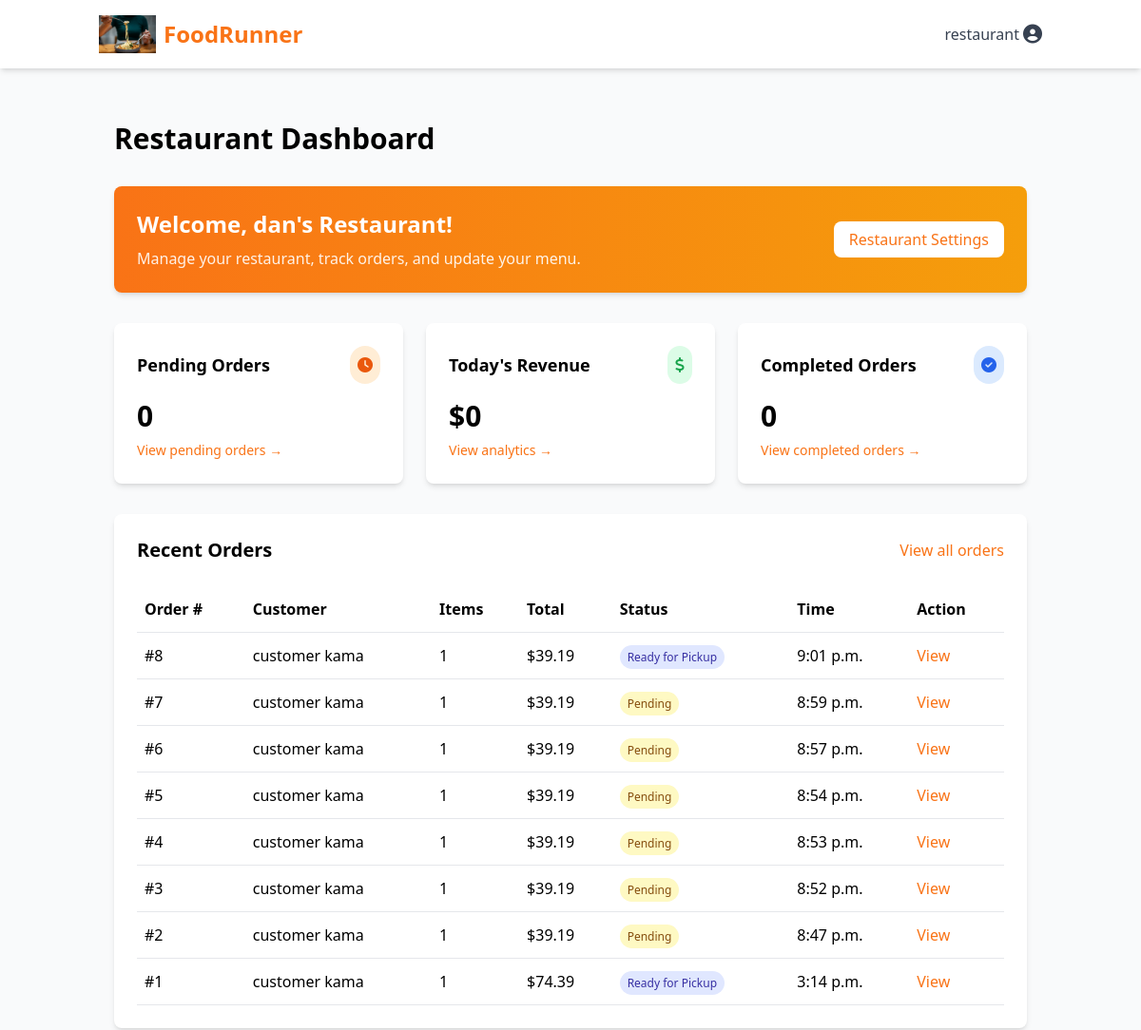
The app's page /restaurant/dashboard/ (signed in, upper part), older data.
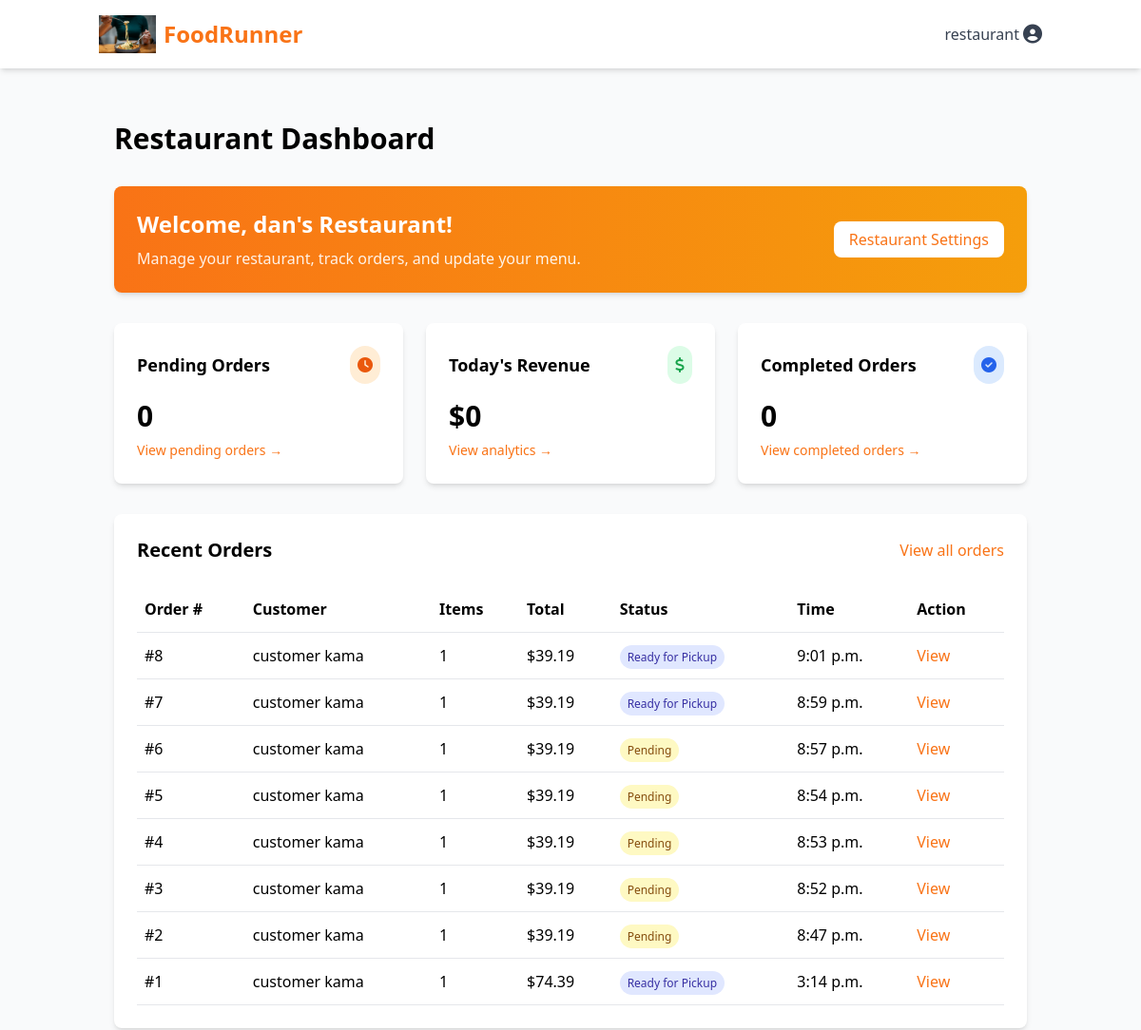
The same page, newer data.
### customers/models.py (models this page shows, shortened)
class Order(models.Model):
    STATUS_CHOICES = (
        ('pending', 'Pending'),
        ('confirmed', 'Confirmed'),
        ('preparing', 'Preparing'),
        ('ready_for_pickup', 'Ready for Pickup'),
        ('out_for_delivery', 'Out for Delivery'),
        ('delivered', 'Delivered'),
        ('cancelled', 'Cancelled'),
    )
    customer = models.ForeignKey(settings.AUTH_USER_MODEL, on_delete=models.CASCADE, related_name='orders')
    restaurant = models.ForeignKey(Restaurant, on_delete=models.CASCADE, related_name='orders')
    delivery_person = models.ForeignKey(
        settings.AUTH_USER_MODEL,
        on_delete=models.SET_NULL,
        null=True,
        blank=True,
        related_name='deliveries'
    )
    delivery_address = models.ForeignKey('core.Address', on_delete=models.SET_NULL, null=True)
    status = models.CharField(max_length=20, choices=STATUS_CHOICES, default='pending')
    total_amount = models.DecimalField(max_digits=8, decimal_places=2)
    delivery_fee = models.DecimalField(max_digits=5, decimal_places=2)
    tax_amount = models.DecimalField(max_digits=6, decimal_places=2)
    payment_status = models.CharField(max_length=20, default='pending')
    payment_method = models.CharField(max_length=50, default='stripe')
    stripe_payment_intent_id = models.CharField(max_length=255, blank=True, null=True)
    estimated_delivery_time = models.DateTimeField(null=True, blank=True)
    actual_delivery_time = models.DateTimeField(null=True, blank=True)
    special_instructions = models.TextField(blank=True)
    created_at = models.DateTimeField(auto_now_add=True)
    updated_at = models.DateTimeField(auto_now=True)
    @property
    def order_total(self):
        return self.total_amount + self.delivery_fee + self.tax_amount

### core/models.py (models this page shows, shortened)
class User(AbstractUser):
    USER_TYPE_CHOICES = (
        ('customer', 'Customer'),
        ('restaurant', 'Restaurant Manager'),
        ('delivery', 'Delivery Person'),
        ('admin', 'Administrator'),
    )
    user_type = models.CharField(
        max_length=20,
        choices=USER_TYPE_CHOICES,
        default='customer'
    )
    phone_number = models.CharField(max_length=15, blank=True)
    profile_picture = models.ImageField(upload_to='profile_pics/', blank=True, null=True)

### restaurants/views.py (the view)
# urls.py: path('dashboard/', views.dashboard, name='dashboard'),
@login_required
@restaurant_required
def dashboard(request):
    try:
        restaurant = Restaurant.objects.get(manager=request.user)
    except Restaurant.DoesNotExist:
        current_time = timezone.now().time()  # ✅ Fixed issue here
        address = Address.objects.create(
            user=request.user,
            address_line1="123 Restaurant St",
            city="Your City",
            state="Your State",
            postal_code="12345",
            is_default=True
        )
        restaurant = Restaurant.objects.create(
            manager=request.user,
            name=f"{request.user.first_name}'s Restaurant",
            description="Restaurant description",
            address=address,
            cuisine_type="Other",
            phone=request.user.phone_number or "000-000-0000",
            email=request.user.email,
            delivery_fee=3.99,
            min_order_amount=10.00,
            preparation_time=30,
            opening_time=current_time,
            closing_time=current_time,
        )
        messages.info(request, "Please complete your restaurant profile.")
        return redirect('restaurants:settings')
    today = timezone.now().date()
    today_orders = Order.objects.filter(
        restaurant=restaurant,
        created_at__date=today
    )
    pending_orders = today_orders.filter(status__in=['pending', 'confirmed', 'preparing']).count()
    completed_orders = today_orders.filter(status='delivered').count()
    cancelled_orders = today_orders.filter(status='cancelled').count()
    today_revenue = today_orders.filter(status='delivered').aggregate(Sum('total_amount'))['total_amount__sum'] or 0
    recent_orders = Order.objects.filter(
        restaurant=restaurant
    ).order_by('-created_at')[:10]
    recent_reviews = Review.objects.filter(
        restaurant=restaurant
    ).order_by('-created_at')[:5]
    context = {
        'restaurant': restaurant,
        'pending_orders': pending_orders,
        'completed_orders': completed_orders,
        'cancelled_orders': cancelled_orders,
        'today_revenue': today_revenue,
        'recent_orders': recent_orders,
        'recent_reviews': recent_reviews,
    }
    return render(request, 'restaurants/dashboard.html', context)

### restaurants/templates/restaurants/dashboard.html (shortened to what the changed rows need)
{% extends 'base.html' %}
{% block content %}
<div class="container mx-auto px-4 py-8">
    <h1 class="text-3xl font-bold mb-8">Restaurant Dashboard</h1>
    <div class="bg-gradient-to-r from-orange-500 to-amber-500 rounded-lg shadow-md p-6 mb-8 text-white">
        <div class="flex flex-col md:flex-row justify-between items-center">
            <div>
                <h2 class="text-2xl font-bold mb-2">Welcome, {{ restaurant.name }}!</h2>
            </div>
        </div>
    </div>
    <div class="bg-white rounded-lg shadow-md p-6 mb-8">
        {% if recent_orders %}
            <div class="overflow-x-auto">
                <table class="w-full">
                    <thead class="border-b">
                        <tr>
                            <th class="text-left py-3 px-2">Order #</th>
                            <th class="text-left py-3 px-2">Customer</th>
                            <th class="text-left py-3 px-2">Items</th>
                            <th class="text-left py-3 px-2">Total</th>
                            <th class="text-left py-3 px-2">Status</th>
                            <th class="text-left py-3 px-2">Time</th>
                            <th class="text-left py-3 px-2">Action</th>
                        </tr>
                    </thead>
                    <tbody>
                        {% for order in recent_orders %}
                            <tr class="border-b hover:bg-gray-50">
                                <td class="py-3 px-2">#{{ order.id }}</td>
                                <td class="py-3 px-2">{{ order.customer.first_name }} {{ order.customer.last_name }}</td>
                                <td class="py-3 px-2">{{ order.items.count }}</td>
                                <td class="py-3 px-2">${{ order.order_total }}</td>
                                <td class="py-3 px-2">
                                    <span class="px-2 py-1 rounded-full text-xs
                                        {% if order.status == 'pending' %}bg-yellow-100 text-yellow-800
                                        {% elif order.status == 'confirmed' %}bg-blue-100 text-blue-800
                                        {% elif order.status == 'preparing' %}bg-purple-100 text-purple-800
                                        {% elif order.status == 'ready_for_pickup' %}bg-indigo-100 text-indigo-800
                                        {% elif order.status == 'out_for_delivery' %}bg-orange-100 text-orange-800
                                        {% elif order.status == 'delivered' %}bg-green-100 text-green-800
                                        {% elif order.status == 'cancelled' %}bg-red-100 text-red-800
                                        {% endif %}">
                                        {{ order.get_status_display }}
                                    </span>
                                </td>
                                <td class="py-3 px-2">{{ order.created_at|time }}</td>
                                <td class="py-3 px-2">
                                    <a href="{% url 'restaurants:order_detail' order.id %}" class="text-orange-500 hover:underline">
                                        View
                                    </a>
                                </td>
                            </tr>
                        {% endfor %}
                    </tbody>
                </table>
            </div>
        {% else %}
            <p class="text-gray-600 text-center py-4">No recent orders yet.</p>
        {% endif %}
    </div>
</div>
{% endblock %}

Row changes from the older to the newer data that the page shows:
changed Order id 7: status "Pending" → "Ready for Pickup"
